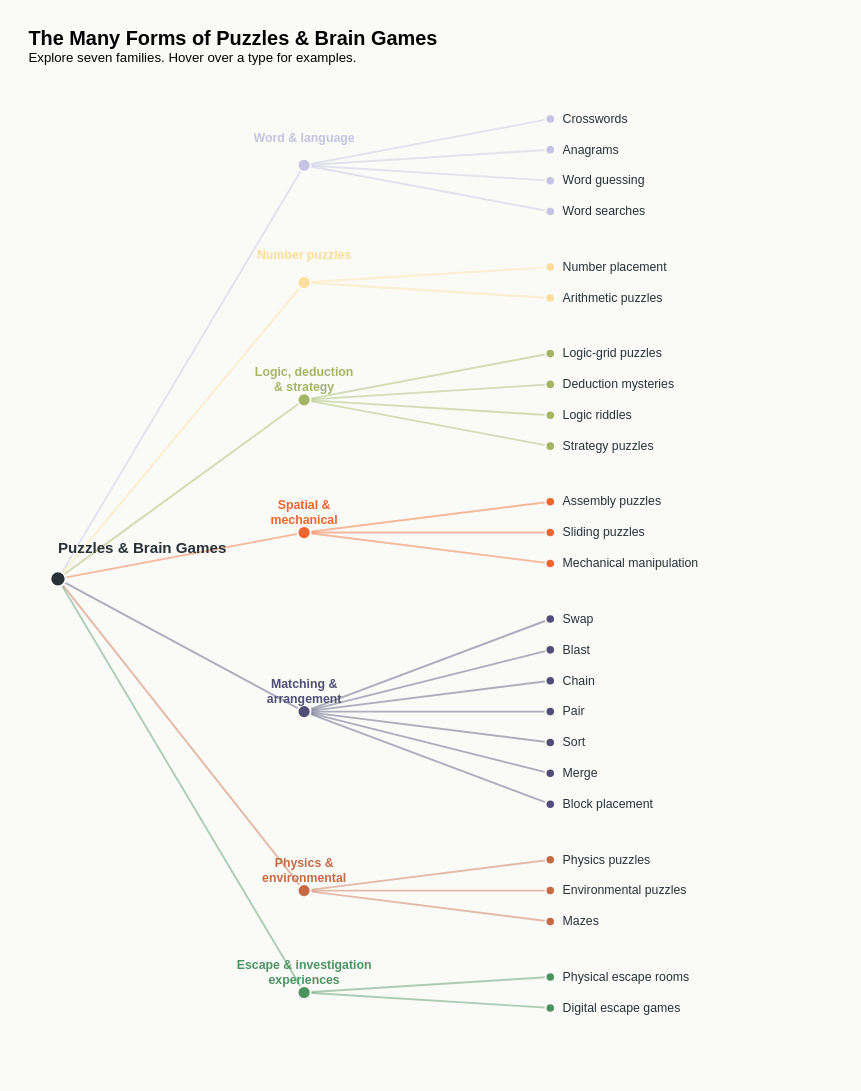

Vega-Lite specification for this chart:
### Vega-Lite specification from a JSON file in a GitHub repository (floating-point values rounded to 4 significant figures)
{"$schema": "https://vega.github.io/schema/vega-lite/v5.json", "description": "Left-to-right puzzle hierarchy; prepared coordinates are layout values, not measurements.", "width": 850, "height": 1030, "background": "#FAFAF7", "padding": 30, "title": {"text": "The Many Forms of Puzzles & Brain Games", "subtitle": "Explore seven families. Hover over a type for examples.", "anchor": "start", "fontSize": 21, "subtitleFontSize": 14, "offset": 25}, "data": {"values": [{"id": "root", "parent": null, "name": "Puzzles & Brain Games", "examples": "Selected puzzle families and types. Some activities combine several families.", "x": 0, "y": 14.9, "level": 0, "family": "Topic"}, {"id": "word", "parent": "root", "name": "Word & language", "family": "Word & language", "examples": "Solve challenges involving letters, words and language.", "x": 1, "y": 1.5, "level": 1, "parent_x": 0, "parent_y": 14.9}, {"id": "numbers", "parent": "root", "name": "Number puzzles", "family": "Number puzzles", "examples": "Solve numerical constraints or arithmetic challenges.", "x": 1, "y": 5.3, "level": 1, "parent_x": 0, "parent_y": 14.9}, {"id": "logic", "parent": "root", "name": "Logic, deduction & strategy", "family": "Logic, deduction & strategy", "examples": "Infer solutions from clues, reason through rules or plan possible moves.", "x": 1, "y": 9.1, "level": 1, "parent_x": 0, "parent_y": 14.9}, {"id": "spatial", "parent": "root", "name": "Spatial & mechanical", "family": "Spatial & mechanical", "examples": "Assemble, move or manipulate pieces.", "x": 1, "y": 13.4, "level": 1, "parent_x": 0, "parent_y": 14.9}, {"id": "matching", "parent": "root", "name": "Matching & arrangement", "family": "Matching & arrangement", "examples": "Match, sort, merge or place pieces to reach a goal.", "x": 1, "y": 19.2, "level": 1, "parent_x": 0, "parent_y": 14.9}, {"id": "environment", "parent": "root", "name": "Physics & environmental", "family": "Physics & environmental", "examples": "Use physical interactions, explore environments or navigate routes.", "x": 1, "y": 25.0, "level": 1, "parent_x": 0, "parent_y": 14.9}, {"id": "escape", "parent": "root", "name": "Escape & investigation experiences", "family": "Escape & investigation", "examples": "Experiences combining linked clues and several puzzle mechanics. These may overlap other families.", "x": 1, "y": 28.3, "level": 1, "parent_x": 0, "parent_y": 14.9}, {"id": "crosswords", "parent": "word", "name": "Crosswords", "family": "Word & language", "examples": "Standard crosswords; cryptic crosswords.", "x": 2, "y": 0, "level": 2, "parent_x": 1, "parent_y": 1.5}, {"id": "anagrams", "parent": "word", "name": "Anagrams", "family": "Word & language", "examples": "Rearrange letters into another word. Example: LISTEN → SILENT.", "x": 2, "y": 1, "level": 2, "parent_x": 1, "parent_y": 1.5}, {"id": "wordguessing", "parent": "word", "name": "Word guessing", "family": "Word & language", "examples": "Example: Wordle.", "x": 2, "y": 2, "level": 2, "parent_x": 1, "parent_y": 1.5}, {"id": "wordsearch", "parent": "word", "name": "Word searches", "family": "Word & language", "examples": "Find hidden words in a grid of letters.", "x": 2, "y": 3, "level": 2, "parent_x": 1, "parent_y": 1.5}, {"id": "numberplacement", "parent": "numbers", "name": "Number placement", "family": "Number puzzles", "examples": "Example: Sudoku. Place numbers while satisfying row, column and region rules.", "x": 2, "y": 4.8, "level": 2, "parent_x": 1, "parent_y": 5.3}, {"id": "arithmetic", "parent": "numbers", "name": "Arithmetic puzzles", "family": "Number puzzles", "examples": "Example: Kakuro. Fill cells with numbers that satisfy sum clues.", "x": 2, "y": 5.8, "level": 2, "parent_x": 1, "parent_y": 5.3}, {"id": "logicgrid", "parent": "logic", "name": "Logic-grid puzzles", "family": "Logic, deduction & strategy", "examples": "Use clues to match people, objects, places or times.", "x": 2, "y": 7.6, "level": 2, "parent_x": 1, "parent_y": 9.1}, {"id": "deduction", "parent": "logic", "name": "Deduction mysteries", "family": "Logic, deduction & strategy", "examples": "Murder mysteries: compare evidence, statements and alibis to identify a culprit.", "x": 2, "y": 8.6, "level": 2, "parent_x": 1, "parent_y": 9.1}, {"id": "riddles", "parent": "logic", "name": "Logic riddles", "family": "Logic, deduction & strategy", "examples": "Solve a short reasoning problem. This includes reasoning-based riddles rather than all wordplay riddles.", "x": 2, "y": 9.6, "level": 2, "parent_x": 1, "parent_y": 9.1}, {"id": "strategy", "parent": "logic", "name": "Strategy puzzles", "family": "Logic, deduction & strategy", "examples": "Chess puzzles: find a move or sequence while considering the opponent’s possible responses.", "x": 2, "y": 10.6, "level": 2, "parent_x": 1, "parent_y": 9.1}, {"id": "assembly", "parent": "spatial", "name": "Assembly puzzles", "family": "Spatial & mechanical", "examples": "Jigsaws; tangrams. Fit pieces together to form a picture or shape.", "x": 2, "y": 12.4, "level": 2, "parent_x": 1, "parent_y": 13.4}, {"id": "sliding", "parent": "spatial", "name": "Sliding puzzles", "family": "Spatial & mechanical", "examples": "Sliding-tile puzzles: move pieces through available spaces to reach a target arrangement.", "x": 2, "y": 13.4, "level": 2, "parent_x": 1, "parent_y": 13.4}, {"id": "mechanical", "parent": "spatial", "name": "Mechanical manipulation", "family": "Spatial & mechanical", "examples": "Rubik’s cube; interlocking puzzles.", "x": 2, "y": 14.4, "level": 2, "parent_x": 1, "parent_y": 13.4}, {"id": "swap", "parent": "matching", "name": "Swap", "family": "Matching & arrangement", "examples": "Swap adjacent pieces to create matches. Example: Candy Crush Saga.", "x": 2, "y": 16.2, "level": 2, "parent_x": 1, "parent_y": 19.2}, {"id": "blast", "parent": "matching", "name": "Blast", "family": "Matching & arrangement", "examples": "Tap a group of matching coloured tiles to clear it.", "x": 2, "y": 17.2, "level": 2, "parent_x": 1, "parent_y": 19.2}, {"id": "chain", "parent": "matching", "name": "Chain", "family": "Matching & arrangement", "examples": "Connect matching pieces into a chain to remove them.", "x": 2, "y": 18.2, "level": 2, "parent_x": 1, "parent_y": 19.2}, {"id": "pair", "parent": "matching", "name": "Pair", "family": "Matching & arrangement", "examples": "Find and remove matching pairs of tiles or pieces.", "x": 2, "y": 19.2, "level": 2, "parent_x": 1, "parent_y": 19.2}, {"id": "sort", "parent": "matching", "name": "Sort", "family": "Matching & arrangement", "examples": "Sort mixed coloured objects or liquids into the required groups.", "x": 2, "y": 20.2, "level": 2, "parent_x": 1, "parent_y": 19.2}, {"id": "merge", "parent": "matching", "name": "Merge", "family": "Matching & arrangement", "examples": "Combine compatible pieces into a new or upgraded piece.", "x": 2, "y": 21.2, "level": 2, "parent_x": 1, "parent_y": 19.2}, {"id": "block", "parent": "matching", "name": "Block placement", "family": "Matching & arrangement", "examples": "Place blocks into a grid to complete rows or columns.", "x": 2, "y": 22.2, "level": 2, "parent_x": 1, "parent_y": 19.2}, {"id": "physicspuzzles", "parent": "environment", "name": "Physics puzzles", "family": "Physics & environmental", "examples": "Manipulate ropes, balls or blocks using physical interactions.", "x": 2, "y": 24.0, "level": 2, "parent_x": 1, "parent_y": 25.0}, {"id": "environmentalpuzzles", "parent": "environment", "name": "Environmental puzzles", "family": "Physics & environmental", "examples": "Explore an environment and manipulate objects to solve challenges.", "x": 2, "y": 25.0, "level": 2, "parent_x": 1, "parent_y": 25.0}, {"id": "maze", "parent": "environment", "name": "Mazes", "family": "Physics & environmental", "examples": "Find a route through passages, obstacles and dead ends.", "x": 2, "y": 26.0, "level": 2, "parent_x": 1, "parent_y": 25.0}, {"id": "escaperooms", "parent": "escape", "name": "Physical escape rooms", "family": "Escape & investigation", "examples": "Work through linked clues and tasks in a physical space. May combine deduction, number, word and mechanical puzzles.", "x": 2, "y": 27.8, "level": 2, "parent_x": 1, "parent_y": 28.3}, {"id": "escapegames", "parent": "escape", "name": "Digital escape games", "family": "Escape & investigation", "examples": "Explore a digital setting, investigate objects and solve linked puzzles to progress or escape.", "x": 2, "y": 28.8, "level": 2, "parent_x": 1, "parent_y": 28.3}]}, "encoding": {"x": {"field": "x", "type": "quantitative", "scale": {"domain": [-0.12, 3.15], "nice": false}, "axis": null}, "y": {"field": "y", "type": "quantitative", "scale": {"domain": [-1, 30.6], "reverse": true, "nice": false}, "axis": null}}, "layer": [{"transform": [{"filter": "datum.level > 0"}], "mark": {"type": "rule", "strokeWidth": 2, "opacity": 0.45}, "encoding": {"x": {"field": "parent_x", "type": "quantitative", "scale": {"domain": [-0.12, 3.15], "nice": false}, "axis": null}, "y": {"field": "parent_y", "type": "quantitative", "scale": {"domain": [-1, 30.6], "reverse": true, "nice": false}, "axis": null}, "x2": {"field": "x"}, "y2": {"field": "y"}, "color": {"field": "family", "type": "nominal", "scale": {"domain": ["Word & language", "Number puzzles", "Logic, deduction & strategy", "Spatial & mechanical", "Matching & arrangement", "Physics & environmental", "Escape & investigation", "Topic"], "range": ["#C4C3E3", "#FCDD9D", "#A3B565", "#F1642E", "#504E76", "#C56A45", "#4C9362", "#263238"]}, "legend": null}}}, {"mark": {"type": "circle", "opacity": 1, "stroke": "#FAFAF7", "strokeWidth": 2}, "encoding": {"color": {"field": "family", "type": "nominal", "scale": {"domain": ["Word & language", "Number puzzles", "Logic, deduction & strategy", "Spatial & mechanical", "Matching & arrangement", "Physics & environmental", "Escape & investigation", "Topic"], "range": ["#C4C3E3", "#FCDD9D", "#A3B565", "#F1642E", "#504E76", "#C56A45", "#4C9362", "#263238"]}, "legend": null}, "size": {"condition": [{"test": "datum.level === 0", "value": 260}, {"test": "datum.level === 1", "value": 190}], "value": 100}, "tooltip": [{"field": "name", "type": "nominal", "title": "Puzzle / family"}, {"field": "examples", "type": "nominal", "title": "Examples / explanation"}]}}, {"transform": [{"filter": "datum.level === 0"}], "mark": {"type": "text", "dy": -24, "fontSize": 16, "fontWeight": "bold", "color": "#263238", "align": "left", "baseline": "bottom"}, "encoding": {"text": {"field": "name"}, "tooltip": [{"field": "name", "type": "nominal", "title": "Puzzle / family"}, {"field": "examples", "type": "nominal", "title": "Examples / explanation"}]}}, {"transform": [{"filter": "datum.level === 1"}, {"calculate": "datum.id === 'logic' ? ['Logic, deduction', '& strategy'] : datum.id === 'environment' ? ['Physics &', 'environmental'] : datum.id === 'matching' ? ['Matching &', 'arrangement'] : datum.id === 'spatial' ? ['Spatial &', 'mechanical'] : datum.id === 'escape' ? ['Escape & investigation', 'experiences'] : [datum.name]", "as": "family_label"}], "mark": {"type": "text", "dy": -22, "fontSize": 13, "fontWeight": "bold", "lineHeight": 16, "align": "center", "baseline": "bottom"}, "encoding": {"text": {"field": "family_label"}, "color": {"field": "family", "type": "nominal", "scale": {"domain": ["Word & language", "Number puzzles", "Logic, deduction & strategy", "Spatial & mechanical", "Matching & arrangement", "Physics & environmental", "Escape & investigation", "Topic"], "range": ["#C4C3E3", "#FCDD9D", "#A3B565", "#F1642E", "#504E76", "#C56A45", "#4C9362", "#263238"]}, "legend": null}, "tooltip": [{"field": "name", "type": "nominal", "title": "Puzzle / family"}, {"field": "examples", "type": "nominal", "title": "Examples / explanation"}]}}, {"transform": [{"filter": "datum.level === 2"}], "mark": {"type": "text", "align": "left", "baseline": "middle", "dx": 13, "fontSize": 13, "color": "#263238"}, "encoding": {"text": {"field": "name"}, "tooltip": [{"field": "name", "type": "nominal", "title": "Puzzle / family"}, {"field": "examples", "type": "nominal", "title": "Examples / explanation"}]}}], "config": {"view": {"stroke": null}, "font": "Arial"}, "autosize": {"type": "pad", "contains": "padding"}}
